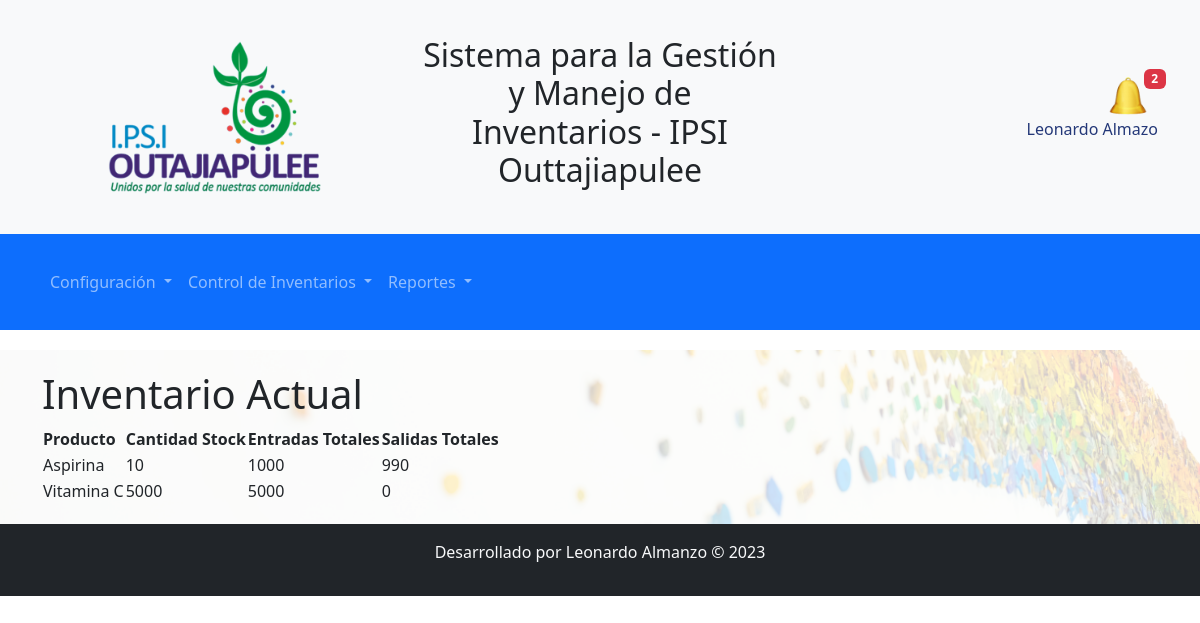
The page /accounts/visualizar_inventario/ (signed in) on the database its author committed.
### sistema_registro/models.py (models this page shows)
class Usuario(AbstractUser):
    estado = models.BooleanField(default=True)

### control_inventarios/models.py (models this page shows, shortened)
class Producto(models.Model):
    CATEGORIAS = (
        ('Medicamento', 'Medicamento'),
        ('Suministro', 'Suministro'),
    )
    id = models.CharField(primary_key=True, max_length=8)
    NombreProducto = models.CharField(max_length=255)
    categoria = models.CharField(max_length=255, choices=CATEGORIAS)
    TipoProducto = models.CharField(max_length=255)
    Concentracion = models.CharField(max_length=255)
    FormaFarmaceutica = models.CharField(max_length=255)
    UnidadesMedida = models.CharField(max_length=255)
    NumeroLote = models.CharField(max_length=255)
    FechaVencimiento = models.DateField(default=None)
    CantidadStock = models.IntegerField(default=0)
    NivelReorden = models.IntegerField()
    Proveedor = models.ForeignKey(Proveedor, on_delete=models.CASCADE)
    NumeroReferencia = models.CharField(max_length=255)
    UbicacionAlmacen = models.CharField(max_length=255)
    def entradas_totales(self):
        return sum(entrada.cantidad for entrada in self.entradasuministro_set.all())
    def salidas_totales(self):
        return sum(salida.cantidad for salida in self.salidasuministro_set.all())

class EntradaSuministro(models.Model):
    id_producto = models.ForeignKey(Producto, on_delete=models.CASCADE)
    cantidad = models.IntegerField(default=0)
    fecha_entrada = models.DateField()
    proveedor = models.ForeignKey(Proveedor, on_delete=models.CASCADE)

class SalidaSuministro(models.Model):
    id_producto = models.ForeignKey(Producto, on_delete=models.CASCADE)
    cantidad = models.IntegerField()
    fecha_salida = models.DateField()
    destino = models.CharField(max_length=255)
    razon = models.TextField()
    numero_autorizacion = models.CharField(max_length=10, blank=True, null=True)  # Número de autorización
    id_cliente = models.ForeignKey(Cliente, on_delete=models.SET_NULL, blank=True, null=True)  # ID del cliente

### control_inventarios/views.py (the view)
# urls.py: path('visualizar_inventario/', views.visualizar_inventario, name='visualizar_inventario'),
@login_required
def visualizar_inventario(request):
    inventario = Producto.objects.all()
    return render(request, 'inventario.html', {'inventario': inventario})

### control_inventarios/templates/inventario.html (shortened to what this page needs)
{% extends "base.html" %}
{% block content %}
<h1>Inventario Actual</h1>
  <div class="table-container">
    <table class="inventario-table">
      <thead>
        <tr>
          <th>Producto</th>
          <th>Cantidad Stock</th>
          <th>Entradas Totales</th>
          <th>Salidas Totales</th>
        </tr>
      </thead>
      <tbody>
        {% for producto in inventario %}
          <tr>
            <td>{{ producto.NombreProducto }}</td>
            <td>{{ producto.CantidadStock }}</td>
            <td>{{ producto.entradas_totales }}</td>
            <td>{{ producto.salidas_totales }}</td>
          </tr>
        {% endfor %}
      </tbody>
    </table>
  </div>
{% endblock %}

### sistema_registro/templates/base.html (shortened to what this page needs)
<!DOCTYPE html>
<html lang="es">
<head>
    {% load static %}
    <link rel="stylesheet" type="text/css" href="{% static 'css/styles.css' %}">
    <link rel="stylesheet" type="text/css" href="{% static 'css/notificaciones.css' %}">
    <link href="https://cdn.jsdelivr.net/npm/bootstrap@5.3.2/dist/css/bootstrap.min.css" rel="stylesheet">
</head>
<body>
<header class="header-container bg-light py-3">
    <div class="container">
        <div class="row align-items-center">
            <div class="col-lg-4 col-md-4 col-sm-12">
                <img src="{% static 'img/logo.png' %}" alt="Logo de IPSI" class="logo">
            </div>
            <div class="col-lg-4 col-md-4 col-sm-12 text-center">
                <h2 class="text-dark">Sistema para la Gestión y Manejo de Inventarios - IPSI Outtajiapulee</h2>
            </div>
            {% block notificaciones %}
            <div class="col-lg-4 col-md-4 col-sm-12 text-end">
                <div class="notification-section">
                    <div class="notification-icon" id="notification-icon">
                        <span class="badge bg-danger" id="notification-count">0</span>
                        <img src="{% static 'img/notifications.ico' %}" alt="Notificaciones" width="40px">
                    </div>
                    {% if request.user.is_authenticated %}
                        <p>{{ request.user.first_name }} {{ request.user.last_name }}</p>
                    {% endif %}
                </div>
            </div>
            {% endblock %}
        </div>
    </div>
</header>
{% block navbar %}
<nav class="navbar navbar-expand-lg navbar-dark bg-primary">
    <div class="container">
        <div class="collapse navbar-collapse" id="navbarNav">
            <ul class="navbar-nav">
                <li class="nav-item dropdown">
                    <a class="nav-link dropdown-toggle" href="#" id="menuConfiguracion" role="button" data-bs-toggle="dropdown" aria-haspopup="true" aria-expanded="false">
                        Configuración
                    </a>
                </li>
                <li class="nav-item dropdown">
                    <a class="nav-link dropdown-toggle" href="#" id="menuControlInventarios" role="button" data-bs-toggle="dropdown" aria-haspopup="true" aria-expanded="false">
                        Control de Inventarios
                    </a>
                </li>
                <li class="nav-item dropdown">
                    <a class="nav-link dropdown-toggle" href="#" id="menuReportes" role="button" data-bs-toggle="dropdown" aria-haspopup="true" aria-expanded="false">
                        Reportes
                    </a>
                </li>
            </ul>
        </div>
    </div>
</nav>
{% endblock %}
<main>
    <div class="container">
        {% block content %}
        {% endblock %}
    </div>
</main>
<footer class="bg-dark text-light text-center py-3">
    <p>Desarrollado por Leonardo Almanzo &copy; 2023</p>
</footer>
</body>
</html>

### static/css/styles.css (style rules this page uses)
body { font-family: 'Roboto', sans-serif; background-color: #f8f9fa; }
.container { max-width: 100%; margin: 0 auto; padding: 20px; }
header { background-color: #C4C554; color: #243878; padding: 20px 0; display: flex; justify-content: space-between; align-items: center; }
header h2 { text-align: center; }
header .container { text-align: center; }
header img { margin-right: 10px; }
.navbar { margin-bottom: 20px; }
footer { background-color: #4C3850; color: #fff; padding: 10px 0; text-align: center; }
.logo { max-width: 60%; height: auto; }
main { position: relative; }
main::before { content: ""; background-image: url('../../static/img/fondo1.jpg'); background-size: cover; background-position: center center; background-attachment: fixed; opacity: 0.2; position: absolute; top: 0; left: 0; width: 100%; height: 100%; z-index: -1; }
main { display: flex; justify-content: center; align-items: center; height: auto; }

### static/css/notificaciones.css (style rules this page uses)
.notification-section { position: relative; }
.notification-icon { position: relative; cursor: pointer; }
.badge { position: absolute; top: -8px; right: -8px; background-color: red; color: white; border-radius: 50%; padding: 5px 8px; }

### rows shown on the page
Usuario: user.first_name "Leonardo", user.last_name "Almazo"
Producto: NombreProducto "Aspirina", CantidadStock "10", entradas_totales "1000", salidas_totales "990"
Producto: NombreProducto "Vitamina C", CantidadStock "5000", entradas_totales "5000", salidas_totales "0"
